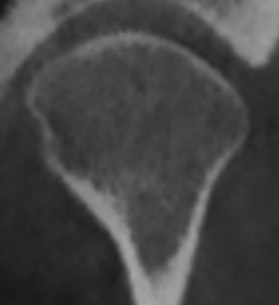
#> input picture Thresholding/1-7.jpg, 279 x 305 px
$ python thresholding.py   (older library calls are emulated)
#> lines starting #> are read from the running program, lines starting #| are printed output that depends on the picture; after the words box and inside, x2 and y2 are one past the last pixel; in counts of white or black regions, pixels touching at a corner belong together
from skimage.filters import threshold_otsu, threshold_adaptive
import cv2

image = cv2.imread("1-7.jpg")
#> image is the input picture: shape (305, 279, 3); min 22, max 165, mean 69.1
gray = image#cv2.cvtColor(image,cv2.COLOR_BGR2GRAY)

# [30 lines of commented-out code are left out]

thresh4 = (threshold_adaptive(gray.copy(),35,offset=10)).astype("uint8")*255
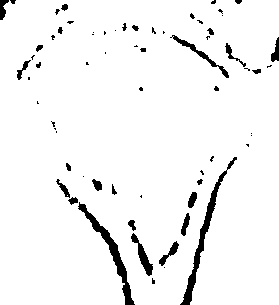
#> thresh4: shape (305, 279, 3); 95.4% white; 66 black regions (38 under 20 px), largest, box (x1, y1, x2, y2) and area: (180, 157, 237, 305) 878, (78, 202, 135, 305) 818, (170, 35, 229, 78) 289
cv2.imshow("Scikit Thresholding",thresh4)
cv2.imshow("Scikit Thresholding Bitwise",cv2.bitwise_not(thresh4))
cv2.waitKey(0)
cv2.destroyAllWindows()


#Show Forground


#> (the run stopped early here; a loop or call above may not have finished)
